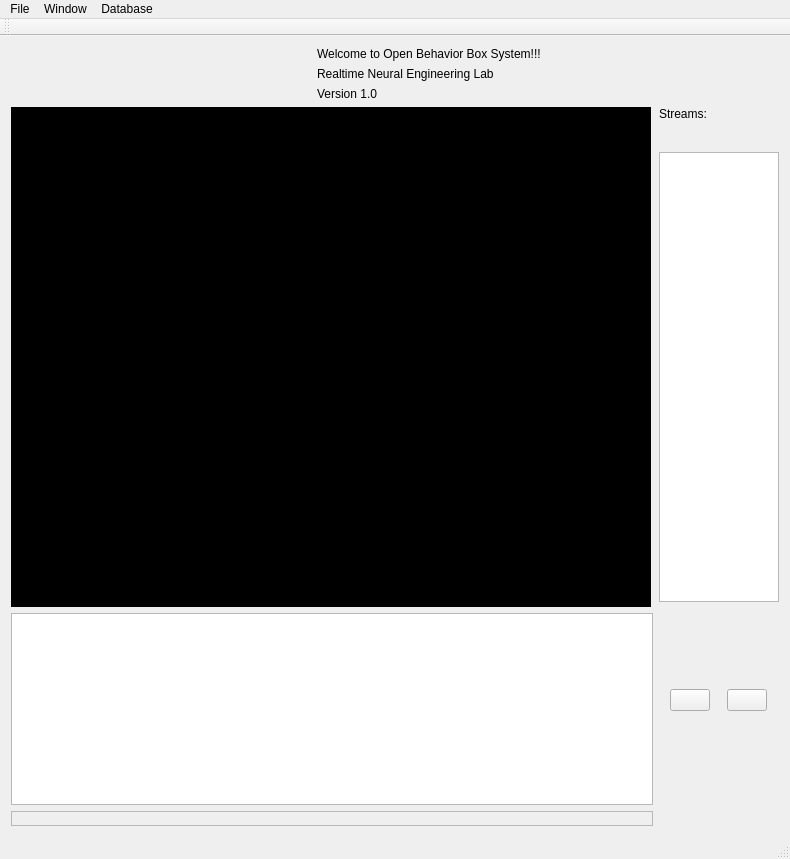
<?xml version="1.0" encoding="UTF-8"?>
<ui version="4.0">
 <class>MainWindow</class>
 <widget class="QMainWindow" name="MainWindow">
  <property name="geometry">
   <rect>
    <x>0</x>
    <y>0</y>
    <width>790</width>
    <height>859</height>
   </rect>
  </property>
  <property name="windowTitle">
   <string>OpenBBox Manager</string>
  </property>
  <widget class="QWidget" name="centralWidget">
   <layout class="QVBoxLayout" name="verticalLayout_2">
    <item>
     <layout class="QHBoxLayout" name="horizontalLayout">
      <item>
       <widget class="QLabel" name="labelLogo">
        <property name="minimumSize">
         <size>
          <width>300</width>
          <height>50</height>
         </size>
        </property>
        <property name="maximumSize">
         <size>
          <width>300</width>
          <height>50</height>
         </size>
        </property>
        <property name="text">
         <string/>
        </property>
        <property name="pixmap">
         <pixmap resource="resource.qrc">:/resource/res/images/obb_logo_v1.png</pixmap>
        </property>
        <property name="scaledContents">
         <bool>true</bool>
        </property>
       </widget>
      </item>
      <item>
       <layout class="QVBoxLayout" name="verticalLayout">
        <item>
         <widget class="QLabel" name="label_4">
          <property name="text">
           <string>Welcome to Open Behavior Box System!!!</string>
          </property>
         </widget>
        </item>
        <item>
         <widget class="QLabel" name="label_3">
          <property name="text">
           <string>Realtime Neural Engineering Lab</string>
          </property>
         </widget>
        </item>
        <item>
         <widget class="QLabel" name="labelVersion">
          <property name="text">
           <string>Version 1.0</string>
          </property>
         </widget>
        </item>
       </layout>
      </item>
     </layout>
    </item>
    <item>
     <layout class="QGridLayout" name="gridLayout" rowstretch="0" columnstretch="0,0">
      <property name="verticalSpacing">
       <number>6</number>
      </property>
      <item row="0" column="0">
       <layout class="QVBoxLayout" name="verticalLayout_4" stretch="9,0,0">
        <property name="sizeConstraint">
         <enum>QLayout::SetDefaultConstraint</enum>
        </property>
        <item>
         <widget class="QLabel" name="label">
          <property name="enabled">
           <bool>true</bool>
          </property>
          <property name="minimumSize">
           <size>
            <width>640</width>
            <height>500</height>
           </size>
          </property>
          <property name="maximumSize">
           <size>
            <width>640</width>
            <height>500</height>
           </size>
          </property>
          <property name="styleSheet">
           <string notr="true">background-color: #000
</string>
          </property>
          <property name="text">
           <string/>
          </property>
         </widget>
        </item>
        <item>
         <widget class="QTableView" name="tableEvents">
          <property name="sizePolicy">
           <sizepolicy hsizetype="Preferred" vsizetype="Fixed">
            <horstretch>0</horstretch>
            <verstretch>0</verstretch>
           </sizepolicy>
          </property>
         </widget>
        </item>
        <item>
         <widget class="QFrame" name="frame">
          <property name="frameShape">
           <enum>QFrame::StyledPanel</enum>
          </property>
          <property name="frameShadow">
           <enum>QFrame::Raised</enum>
          </property>
         </widget>
        </item>
       </layout>
      </item>
      <item row="0" column="1">
       <layout class="QVBoxLayout" name="verticalLayout_3">
        <item>
         <spacer name="verticalSpacer">
          <property name="orientation">
           <enum>Qt::Vertical</enum>
          </property>
          <property name="sizeType">
           <enum>QSizePolicy::Fixed</enum>
          </property>
          <property name="sizeHint" stdset="0">
           <size>
            <width>0</width>
            <height>0</height>
           </size>
          </property>
         </spacer>
        </item>
        <item>
         <widget class="QLabel" name="label_2">
          <property name="sizePolicy">
           <sizepolicy hsizetype="Fixed" vsizetype="Fixed">
            <horstretch>0</horstretch>
            <verstretch>0</verstretch>
           </sizepolicy>
          </property>
          <property name="minimumSize">
           <size>
            <width>120</width>
            <height>0</height>
           </size>
          </property>
          <property name="maximumSize">
           <size>
            <width>120</width>
            <height>16777215</height>
           </size>
          </property>
          <property name="text">
           <string>Streams:</string>
          </property>
         </widget>
        </item>
        <item>
         <widget class="QListWidget" name="listUIServers">
          <property name="sizePolicy">
           <sizepolicy hsizetype="Preferred" vsizetype="Preferred">
            <horstretch>0</horstretch>
            <verstretch>0</verstretch>
           </sizepolicy>
          </property>
          <property name="minimumSize">
           <size>
            <width>120</width>
            <height>450</height>
           </size>
          </property>
          <property name="maximumSize">
           <size>
            <width>120</width>
            <height>400</height>
           </size>
          </property>
          <property name="selectionMode">
           <enum>QAbstractItemView::ExtendedSelection</enum>
          </property>
         </widget>
        </item>
        <item>
         <spacer name="verticalSpacer_3">
          <property name="orientation">
           <enum>Qt::Vertical</enum>
          </property>
          <property name="sizeHint" stdset="0">
           <size>
            <width>20</width>
            <height>40</height>
           </size>
          </property>
         </spacer>
        </item>
        <item>
         <layout class="QHBoxLayout" name="horizontalLayout_2">
          <property name="bottomMargin">
           <number>10</number>
          </property>
          <item>
           <widget class="QPushButton" name="loadBtn">
            <property name="sizePolicy">
             <sizepolicy hsizetype="Fixed" vsizetype="Fixed">
              <horstretch>0</horstretch>
              <verstretch>0</verstretch>
             </sizepolicy>
            </property>
            <property name="text">
             <string/>
            </property>
            <property name="icon">
             <iconset resource="resource.qrc">
              <normaloff>:/resource/res/images/load.png</normaloff>:/resource/res/images/load.png</iconset>
            </property>
            <property name="iconSize">
             <size>
              <width>30</width>
              <height>30</height>
             </size>
            </property>
           </widget>
          </item>
          <item>
           <widget class="QPushButton" name="startStopButton">
            <property name="sizePolicy">
             <sizepolicy hsizetype="Fixed" vsizetype="Fixed">
              <horstretch>0</horstretch>
              <verstretch>0</verstretch>
             </sizepolicy>
            </property>
            <property name="text">
             <string/>
            </property>
            <property name="icon">
             <iconset resource="resource.qrc">
              <normaloff>:/resource/res/images/play.png</normaloff>:/resource/res/images/play.png</iconset>
            </property>
            <property name="iconSize">
             <size>
              <width>30</width>
              <height>30</height>
             </size>
            </property>
           </widget>
          </item>
         </layout>
        </item>
        <item>
         <spacer name="verticalSpacer_2">
          <property name="orientation">
           <enum>Qt::Vertical</enum>
          </property>
          <property name="sizeHint" stdset="0">
           <size>
            <width>20</width>
            <height>40</height>
           </size>
          </property>
         </spacer>
        </item>
       </layout>
      </item>
     </layout>
    </item>
   </layout>
  </widget>
  <widget class="QMenuBar" name="menuBar">
   <property name="geometry">
    <rect>
     <x>0</x>
     <y>0</y>
     <width>790</width>
     <height>20</height>
    </rect>
   </property>
   <widget class="QMenu" name="menuFile">
    <property name="title">
     <string>File</string>
    </property>
    <addaction name="actionExit"/>
   </widget>
   <widget class="QMenu" name="menuWindow">
    <property name="title">
     <string>Window</string>
    </property>
    <addaction name="actionControl"/>
   </widget>
   <widget class="QMenu" name="menuDatabase">
    <property name="title">
     <string>Database</string>
    </property>
    <addaction name="separator"/>
    <addaction name="actionSQLite"/>
    <addaction name="actionMySQL"/>
   </widget>
   <addaction name="menuFile"/>
   <addaction name="menuWindow"/>
   <addaction name="menuDatabase"/>
  </widget>
  <widget class="QToolBar" name="mainToolBar">
   <attribute name="toolBarArea">
    <enum>TopToolBarArea</enum>
   </attribute>
   <attribute name="toolBarBreak">
    <bool>false</bool>
   </attribute>
  </widget>
  <widget class="QStatusBar" name="statusBar"/>
  <action name="actionExit">
   <property name="text">
    <string>Exit</string>
   </property>
  </action>
  <action name="actionControl">
   <property name="text">
    <string>Control</string>
   </property>
  </action>
  <action name="actionSQLite">
   <property name="checkable">
    <bool>true</bool>
   </property>
   <property name="text">
    <string>SQLite</string>
   </property>
  </action>
  <action name="actionMySQL">
   <property name="checkable">
    <bool>true</bool>
   </property>
   <property name="text">
    <string>MySQL</string>
   </property>
  </action>
 </widget>
 <layoutdefault spacing="6" margin="11"/>
 <resources>
  <include location="resource.qrc"/>
 </resources>
 <connections/>
</ui>
